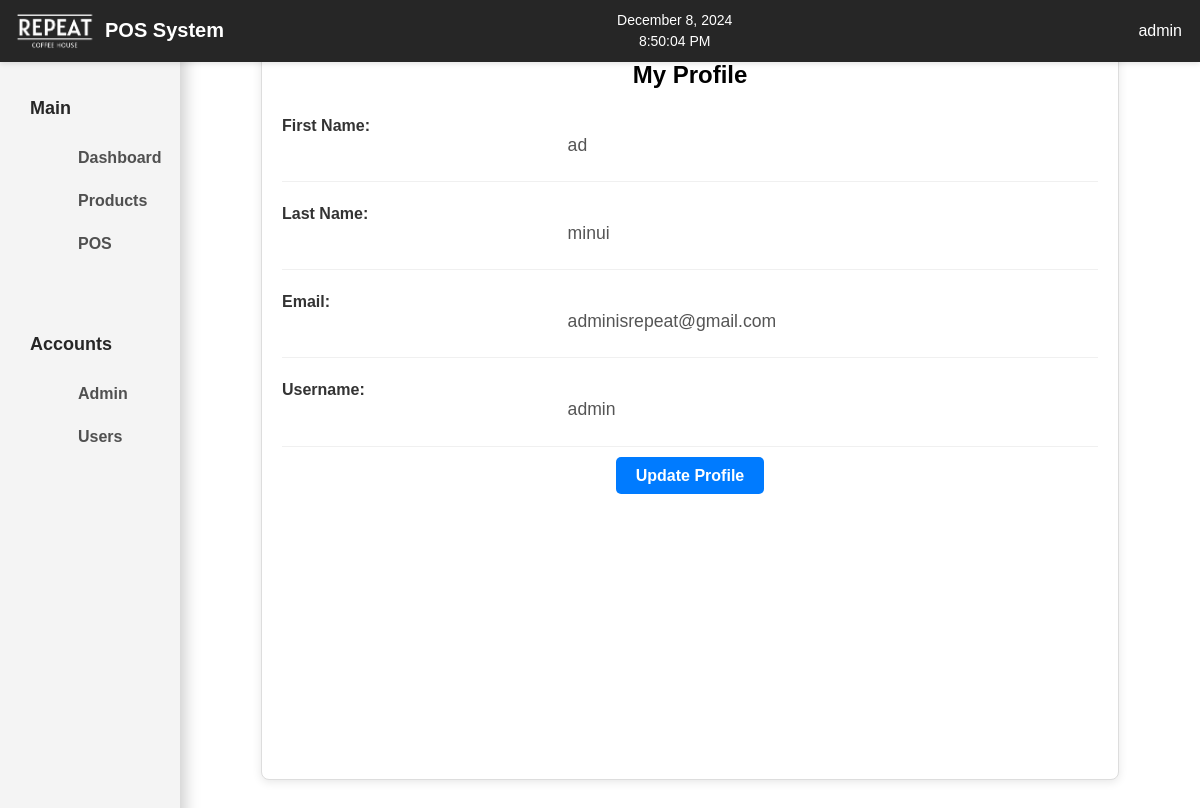
/profilepage.php (signed in), run on the app's committed database.
### tables this page shows
CREATE TABLE `admintbl` (
  `id` int(11) NOT NULL,
  `firstname` varchar(100) NOT NULL,
  `lastname` varchar(100) NOT NULL,
  `email` varchar(255) NOT NULL,
  `username` varchar(100) NOT NULL,
  `password` varchar(255) NOT NULL,
  `isActive` tinyint(1) NOT NULL DEFAULT 1,
  `isAdmin` tinyint(1) NOT NULL DEFAULT 1
);

### profilepage.php (the view, shortened to what this page needs)
<?php
$conn = new mysqli('sql.freedb.tech', 'freedb_etheria2024', 'EXH$fvdNh78zv*J', 'freedb_rch_db');
$username = $_SESSION['username'];
$userType = $_SESSION['user_type'];
if ($userType === 'admin') {
    $query = $conn->prepare("SELECT * FROM admintbl WHERE username = ?");
} elseif ($userType === 'user') {
    $query = $conn->prepare("SELECT * FROM usertbl WHERE username = ?");
} else {
    echo "Error: Invalid user type.";
    exit;
}
$query->bind_param('s', $username);
$query->execute();
$result = $query->get_result();
if ($result->num_rows > 0) {
    $user = $result->fetch_assoc();
} else {
    echo "Error: User not found.";
    exit;
}
?>
<!DOCTYPE html>
<html lang="en">
<head>
    <link rel="stylesheet" href="styles.css">
</head>
<body>
    <?php include 'header.php'; ?>
    <?php include 'navbar.php'; ?>
    <?php include 'sidebar.php'; ?>
    <div class="profile-container">
    <h2>My Profile</h2>
    <div class="profile-field">
        <label>First Name:</label>
        <p><?php echo htmlspecialchars($user['firstname']); ?></p>
    </div>
    <div class="profile-field">
        <label>Last Name:</label>
        <p><?php echo htmlspecialchars($user['lastname']); ?></p>
    </div>
    <div class="profile-field">
        <label>Email:</label>
        <p><?php echo htmlspecialchars($user['email']); ?></p>
    </div>
    <div class="profile-field">
        <label>Username:</label>
        <p><?php echo htmlspecialchars($user['username']); ?></p>
    </div>
    <div class="profile-actions">
        <a href="update_profile.php" class="btn">Update Profile</a>
    </div>
</div>
    <?php include 'footer.php'; ?>
</body>
</html>

### styles.css (style rules this page uses)
body { margin: 0; padding: 0; font-family: Arial, sans-serif; background-color: #fff; height: 100vh; overflow: hidden; }
.profile-container { width: 80%; max-width: 900px; margin: 20px auto; padding: 20px; border: 1px solid #ddd; border-radius: 8px; background-color: #fff; box-shadow: 0 2px 10px rgba(0, 0, 0, 0.1); }
h2 { text-align: center; margin-bottom: 20px; }
.profile-field { display: flex; justify-content: space-between; margin-bottom: 15px; padding: 8px 0; border-bottom: 1px solid #f0f0f0; }
.profile-field label { font-weight: bold; width: 30%; color: #333; }
.profile-field p { width: 65%; font-size: 1.1em; color: #555; }
.profile-actions { text-align: center; margin-top: 20px; }
.profile-actions a { padding: 10px 20px; background-color: #007bff; color: #fff; text-decoration: none; border-radius: 5px; font-weight: bold; margin-top: 10px; }

### data on the page
admintbl: firstname "ad", lastname "minui", email "adminisrepeat@gmail.com", username "admin"

### other printed values
$_SESSION['username'] "admin"
